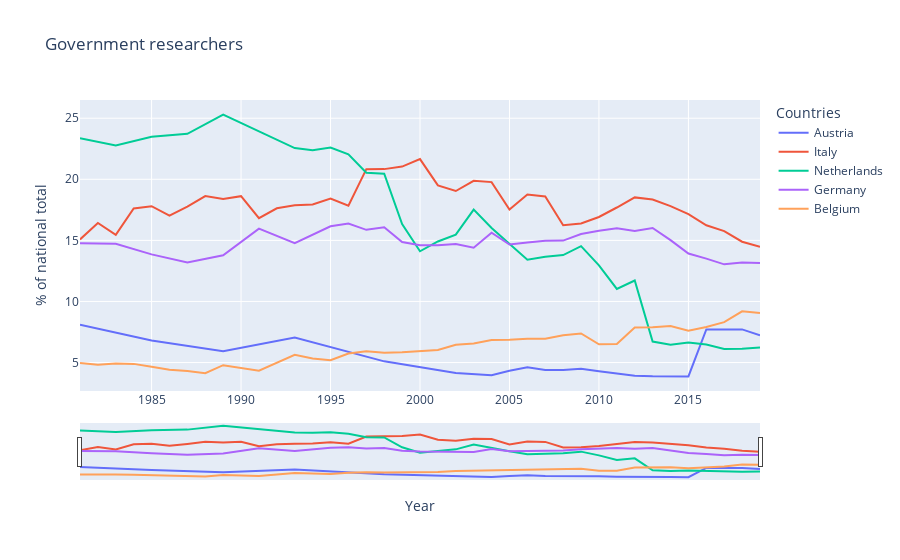
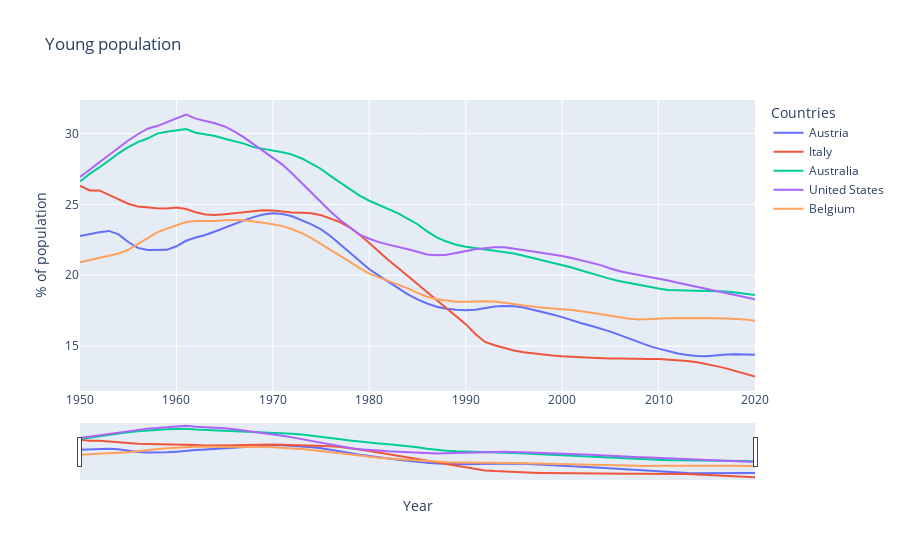
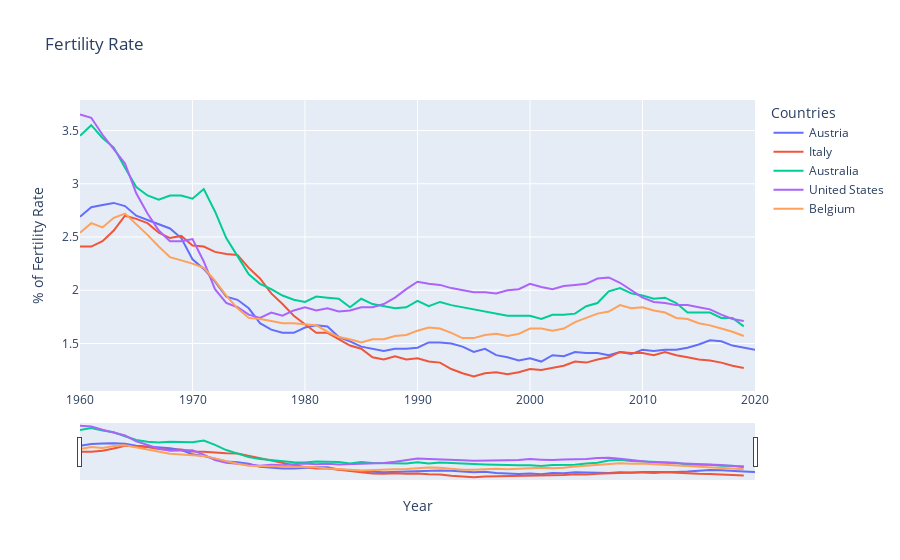
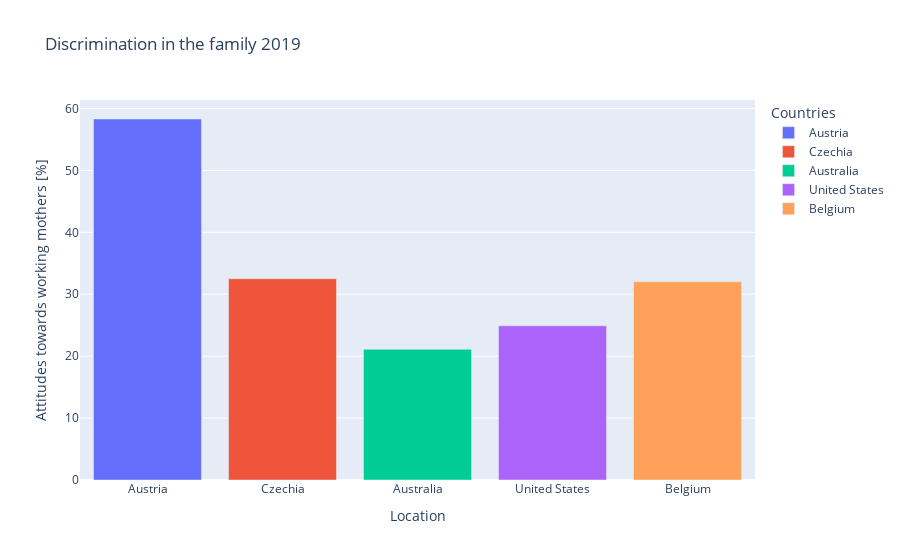

Notebook source saved alongside these figures, in order:
### Code cell
# =========== final program ============
plot_lineplot1()
plot_lineplot2()
plot_lineplot3()
plot_barplot1()
plot_barplot2()
plot_barplot3()
plot_scatterplot1()
plot_scatterplot2()
plot_scatterplot3()

### Figure 1 — Plotly figure (JSON) as saved in the notebook; plotly's stock layout.template omitted (floating-point values rounded to 4 significant figures)
{"data": [{"hovertemplate": "LOCATION=Austria<br>TIME=%{x}<br>Value=%{y}<extra></extra>", "legendgroup": "Austria", "line": {"color": "#636efa", "dash": "solid"}, "marker": {"symbol": "circle"}, "mode": "lines", "name": "Austria", "orientation": "v", "showlegend": true, "x": [1981, 1985, 1989, 1993, 1998, 2002, 2004, 2005, 2006, 2007, 2008, 2009, 2010, 2011, 2012, 2013, 2014, 2015, 2016, 2017, 2018, 2019], "xaxis": "x", "y": [8.09, 6.808, 5.921, 7.051, 5.098, 4.14, 3.968, 4.326, 4.618, 4.385, 4.385, 4.498, 4.286, 4.072, 3.916, 3.876, 3.88, 3.861, 7.713, 7.712, 7.713, 7.23], "yaxis": "y", "type": "scatter"}, {"hovertemplate": "LOCATION=Italy<br>TIME=%{x}<br>Value=%{y}<extra></extra>", "legendgroup": "Italy", "line": {"color": "#EF553B", "dash": "solid"}, "marker": {"symbol": "circle"}, "mode": "lines", "name": "Italy", "orientation": "v", "showlegend": true, "x": [1981, 1982, 1983, 1984, 1985, 1986, 1987, 1988, 1989, 1990, 1991, 1992, 1993, 1994, 1995, 1996, 1997, 1998, 1999, 2000, 2001, 2002, 2003, 2004, 2005, 2006, 2007, 2008, 2009, 2010, 2011, 2012, 2013, 2014, 2015, 2016, 2017, 2018, 2019], "xaxis": "x", "y": [15.08, 16.42, 15.45, 17.61, 17.8, 17.02, 17.77, 18.63, 18.38, 18.62, 16.82, 17.63, 17.87, 17.94, 18.42, 17.84, 20.83, 20.83, 21.04, 21.65, 19.5, 19.04, 19.87, 19.77, 17.52, 18.76, 18.59, 16.24, 16.38, 16.92, 17.69, 18.52, 18.35, 17.81, 17.15, 16.24, 15.76, 14.89, 14.47], "yaxis": "y", "type": "scatter"}, {"hovertemplate": "LOCATION=Netherlands<br>TIME=%{x}<br>Value=%{y}<extra></extra>", "legendgroup": "Netherlands", "line": {"color": "#00cc96", "dash": "solid"}, "marker": {"symbol": "circle"}, "mode": "lines", "name": "Netherlands", "orientation": "v", "showlegend": true, "x": [1981, 1983, 1985, 1987, 1989, 1993, 1994, 1995, 1996, 1997, 1998, 1999, 2000, 2001, 2002, 2003, 2004, 2005, 2006, 2007, 2008, 2009, 2010, 2011, 2012, 2013, 2014, 2015, 2016, 2017, 2018, 2019], "xaxis": "x", "y": [23.36, 22.78, 23.48, 23.73, 25.3, 22.55, 22.38, 22.6, 22.04, 20.54, 20.46, 16.34, 14.11, 14.91, 15.48, 17.51, 16.02, 14.69, 13.42, 13.67, 13.8, 14.52, 12.96, 11.02, 11.72, 6.715, 6.466, 6.633, 6.469, 6.112, 6.122, 6.225], "yaxis": "y", "type": "scatter"}, {"hovertemplate": "LOCATION=Germany<br>TIME=%{x}<br>Value=%{y}<extra></extra>", "legendgroup": "Germany", "line": {"color": "#ab63fa", "dash": "solid"}, "marker": {"symbol": "circle"}, "mode": "lines", "name": "Germany", "orientation": "v", "showlegend": true, "x": [1981, 1983, 1985, 1987, 1989, 1991, 1993, 1995, 1996, 1997, 1998, 1999, 2000, 2001, 2002, 2003, 2004, 2005, 2006, 2007, 2008, 2009, 2010, 2011, 2012, 2013, 2014, 2015, 2016, 2017, 2018, 2019], "xaxis": "x", "y": [14.76, 14.72, 13.86, 13.2, 13.79, 15.96, 14.78, 16.15, 16.37, 15.86, 16.07, 14.86, 14.61, 14.6, 14.7, 14.4, 15.62, 14.67, 14.83, 14.98, 14.98, 15.52, 15.79, 16.0, 15.78, 16.01, 15.02, 13.92, 13.51, 13.04, 13.19, 13.14], "yaxis": "y", "type": "scatter"}, {"hovertemplate": "LOCATION=Belgium<br>TIME=%{x}<br>Value=%{y}<extra></extra>", "legendgroup": "Belgium", "line": {"color": "#FFA15A", "dash": "solid"}, "marker": {"symbol": "circle"}, "mode": "lines", "name": "Belgium", "orientation": "v", "showlegend": true, "x": [1981, 1982, 1983, 1984, 1985, 1986, 1987, 1988, 1989, 1991, 1993, 1994, 1995, 1996, 1997, 1998, 1999, 2000, 2001, 2002, 2003, 2004, 2005, 2006, 2007, 2008, 2009, 2010, 2011, 2012, 2013, 2014, 2015, 2016, 2017, 2018, 2019], "xaxis": "x", "y": [4.958, 4.81, 4.929, 4.89, 4.648, 4.413, 4.307, 4.133, 4.784, 4.336, 5.636, 5.33, 5.186, 5.733, 5.92, 5.793, 5.846, 5.923, 6.022, 6.456, 6.554, 6.835, 6.859, 6.949, 6.956, 7.235, 7.377, 6.49, 6.515, 7.876, 7.889, 7.993, 7.6, 7.903, 8.305, 9.195, 9.057], "yaxis": "y", "type": "scatter"}], "layout": {"xaxis": {"anchor": "y", "domain": [0.0, 1.0], "title": {"text": "Year"}, "rangeslider": {"visible": true}}, "yaxis": {"anchor": "x", "domain": [0.0, 1.0], "title": {"text": "% of national total"}}, "legend": {"title": {"text": "Countries"}, "tracegroupgap": 0}, "title": {"text": "Government researchers"}}}

### Figure 2 — Plotly figure (JSON) as saved in the notebook; plotly's stock layout.template omitted (floating-point values rounded to 4 significant figures)
{"data": [{"hovertemplate": "LOCATION=Austria<br>TIME=%{x}<br>Value=%{y}<extra></extra>", "legendgroup": "Austria", "line": {"color": "#636efa", "dash": "solid"}, "marker": {"symbol": "circle"}, "mode": "lines", "name": "Austria", "orientation": "v", "showlegend": true, "x": [1950, 1951, 1952, 1953, 1954, 1955, 1956, 1957, 1958, 1959, 1960, 1961, 1962, 1963, 1964, 1965, 1966, 1967, 1968, 1969, 1970, 1971, 1972, 1973, 1974, 1975, 1976, 1977, 1978, 1979, 1980, 1981, 1982, 1983, 1984, 1985, 1986, 1987, 1988, 1989, 1990, 1991, 1992, 1993, 1994, 1995, 1996, 1997, 1998, 1999, 2000, 2001, 2002, 2003, 2004, 2005, 2006, 2007, 2008, 2009, 2010, 2011, 2012, 2013, 2014, 2015, 2016, 2017, 2018, 2019, 2020], "xaxis": "x", "y": [22.76, 22.92, 23.03, 23.13, 22.88, 22.34, 21.93, 21.77, 21.76, 21.79, 22.04, 22.43, 22.66, 22.84, 23.08, 23.36, 23.62, 23.86, 24.09, 24.29, 24.36, 24.32, 24.16, 23.9, 23.59, 23.23, 22.75, 22.17, 21.56, 20.96, 20.42, 19.97, 19.54, 19.09, 18.65, 18.29, 18.0, 17.78, 17.64, 17.56, 17.52, 17.57, 17.69, 17.79, 17.83, 17.81, 17.73, 17.58, 17.41, 17.23, 17.04, 16.82, 16.62, 16.43, 16.23, 16.02, 15.77, 15.51, 15.25, 15.02, 14.82, 14.65, 14.49, 14.37, 14.3, 14.28, 14.36, 14.42, 14.43, 14.42, 14.39], "yaxis": "y", "type": "scatter"}, {"hovertemplate": "LOCATION=Italy<br>TIME=%{x}<br>Value=%{y}<extra></extra>", "legendgroup": "Italy", "line": {"color": "#EF553B", "dash": "solid"}, "marker": {"symbol": "circle"}, "mode": "lines", "name": "Italy", "orientation": "v", "showlegend": true, "x": [1950, 1951, 1952, 1953, 1954, 1955, 1956, 1957, 1958, 1959, 1960, 1961, 1962, 1963, 1964, 1965, 1966, 1967, 1968, 1969, 1970, 1971, 1972, 1973, 1974, 1975, 1976, 1977, 1978, 1979, 1980, 1981, 1982, 1983, 1984, 1985, 1986, 1987, 1988, 1989, 1990, 1991, 1992, 1993, 1994, 1995, 1996, 1997, 1998, 1999, 2000, 2001, 2002, 2003, 2004, 2005, 2006, 2007, 2008, 2009, 2010, 2011, 2012, 2013, 2014, 2015, 2016, 2017, 2018, 2019, 2020], "xaxis": "x", "y": [26.32, 25.98, 25.98, 25.68, 25.36, 25.05, 24.85, 24.78, 24.73, 24.71, 24.77, 24.67, 24.44, 24.29, 24.25, 24.3, 24.37, 24.46, 24.54, 24.59, 24.57, 24.49, 24.43, 24.41, 24.37, 24.24, 24.01, 23.74, 23.36, 22.86, 22.27, 21.65, 21.05, 20.51, 19.94, 19.37, 18.79, 18.2, 17.63, 17.07, 16.55, 15.86, 15.29, 15.06, 14.86, 14.69, 14.57, 14.47, 14.39, 14.33, 14.28, 14.23, 14.21, 14.19, 14.15, 14.13, 14.12, 14.1, 14.08, 14.09, 14.09, 14.06, 14.01, 13.95, 13.86, 13.74, 13.59, 13.43, 13.26, 13.06, 12.86], "yaxis": "y", "type": "scatter"}, {"hovertemplate": "LOCATION=Australia<br>TIME=%{x}<br>Value=%{y}<extra></extra>", "legendgroup": "Australia", "line": {"color": "#00cc96", "dash": "solid"}, "marker": {"symbol": "circle"}, "mode": "lines", "name": "Australia", "orientation": "v", "showlegend": true, "x": [1950, 1951, 1952, 1953, 1954, 1955, 1956, 1957, 1958, 1959, 1960, 1961, 1962, 1963, 1964, 1965, 1966, 1967, 1968, 1969, 1970, 1971, 1972, 1973, 1974, 1975, 1976, 1977, 1978, 1979, 1980, 1981, 1982, 1983, 1984, 1985, 1986, 1987, 1988, 1989, 1990, 1991, 1992, 1993, 1994, 1995, 1996, 1997, 1998, 1999, 2000, 2001, 2002, 2003, 2004, 2005, 2006, 2007, 2008, 2009, 2010, 2011, 2012, 2013, 2014, 2015, 2016, 2017, 2018, 2019, 2020], "xaxis": "x", "y": [26.6, 27.15, 27.6, 28.12, 28.59, 29.04, 29.39, 29.64, 29.99, 30.12, 30.21, 30.31, 30.05, 29.92, 29.82, 29.63, 29.48, 29.28, 29.03, 28.92, 28.83, 28.68, 28.51, 28.23, 27.87, 27.49, 26.99, 26.52, 26.07, 25.62, 25.25, 24.96, 24.66, 24.37, 23.98, 23.6, 23.1, 22.67, 22.37, 22.15, 22.0, 21.9, 21.82, 21.73, 21.63, 21.53, 21.37, 21.21, 21.05, 20.89, 20.72, 20.55, 20.34, 20.13, 19.94, 19.74, 19.57, 19.43, 19.3, 19.17, 19.06, 18.95, 18.93, 18.93, 18.91, 18.89, 18.9, 18.86, 18.78, 18.7, 18.6], "yaxis": "y", "type": "scatter"}, {"hovertemplate": "LOCATION=United States<br>TIME=%{x}<br>Value=%{y}<extra></extra>", "legendgroup": "United States", "line": {"color": "#ab63fa", "dash": "solid"}, "marker": {"symbol": "circle"}, "mode": "lines", "name": "United States", "orientation": "v", "showlegend": true, "x": [1950, 1951, 1952, 1953, 1954, 1955, 1956, 1957, 1958, 1959, 1960, 1961, 1962, 1963, 1964, 1965, 1966, 1967, 1968, 1969, 1970, 1971, 1972, 1973, 1974, 1975, 1976, 1977, 1978, 1979, 1980, 1981, 1982, 1983, 1984, 1985, 1986, 1987, 1988, 1989, 1990, 1991, 1992, 1993, 1994, 1995, 1996, 1997, 1998, 1999, 2000, 2001, 2002, 2003, 2004, 2005, 2006, 2007, 2008, 2009, 2010, 2011, 2012, 2013, 2014, 2015, 2016, 2017, 2018, 2019, 2020], "xaxis": "x", "y": [26.92, 27.44, 27.98, 28.49, 29.0, 29.5, 29.94, 30.33, 30.52, 30.78, 31.04, 31.33, 31.04, 30.89, 30.72, 30.49, 30.15, 29.72, 29.24, 28.74, 28.26, 27.8, 27.18, 26.5, 25.81, 25.17, 24.48, 23.88, 23.34, 22.86, 22.57, 22.34, 22.16, 22.01, 21.83, 21.66, 21.46, 21.4, 21.45, 21.56, 21.69, 21.84, 21.91, 21.97, 21.97, 21.88, 21.79, 21.67, 21.56, 21.49, 21.36, 21.21, 21.06, 20.9, 20.71, 20.48, 20.28, 20.14, 20.03, 19.91, 19.79, 19.63, 19.47, 19.33, 19.18, 19.03, 18.89, 18.76, 18.63, 18.46, 18.3], "yaxis": "y", "type": "scatter"}, {"hovertemplate": "LOCATION=Belgium<br>TIME=%{x}<br>Value=%{y}<extra></extra>", "legendgroup": "Belgium", "line": {"color": "#FFA15A", "dash": "solid"}, "marker": {"symbol": "circle"}, "mode": "lines", "name": "Belgium", "orientation": "v", "showlegend": true, "x": [1950, 1951, 1952, 1953, 1954, 1955, 1956, 1957, 1958, 1959, 1960, 1961, 1962, 1963, 1964, 1965, 1966, 1967, 1968, 1969, 1970, 1971, 1972, 1973, 1974, 1975, 1976, 1977, 1978, 1979, 1980, 1981, 1982, 1983, 1984, 1985, 1986, 1987, 1988, 1989, 1990, 1991, 1992, 1993, 1994, 1995, 1996, 1997, 1998, 1999, 2000, 2001, 2002, 2003, 2004, 2005, 2006, 2007, 2008, 2009, 2010, 2011, 2012, 2013, 2014, 2015, 2016, 2017, 2018, 2019, 2020], "xaxis": "x", "y": [20.91, 21.06, 21.22, 21.36, 21.53, 21.79, 22.2, 22.66, 23.03, 23.28, 23.53, 23.75, 23.82, 23.81, 23.83, 23.87, 23.9, 23.88, 23.8, 23.69, 23.59, 23.46, 23.24, 22.97, 22.62, 22.21, 21.8, 21.37, 20.94, 20.5, 20.11, 19.84, 19.6, 19.35, 19.08, 18.75, 18.48, 18.3, 18.19, 18.12, 18.12, 18.15, 18.17, 18.15, 18.08, 17.97, 17.86, 17.77, 17.7, 17.65, 17.61, 17.55, 17.46, 17.35, 17.24, 17.13, 17.04, 16.93, 16.88, 16.89, 16.93, 16.96, 16.98, 16.99, 16.99, 16.98, 16.96, 16.95, 16.93, 16.88, 16.79], "yaxis": "y", "type": "scatter"}], "layout": {"xaxis": {"anchor": "y", "domain": [0.0, 1.0], "title": {"text": "Year"}, "rangeslider": {"visible": true}}, "yaxis": {"anchor": "x", "domain": [0.0, 1.0], "title": {"text": "% of population"}}, "legend": {"title": {"text": "Countries"}, "tracegroupgap": 0}, "title": {"text": "Young population"}}}

### Figure 3 — Plotly figure (JSON) as saved in the notebook; plotly's stock layout.template omitted (floating-point values rounded to 4 significant figures)
{"data": [{"hovertemplate": "LOCATION=Austria<br>TIME=%{x}<br>Value=%{y}<extra></extra>", "legendgroup": "Austria", "line": {"color": "#636efa", "dash": "solid"}, "marker": {"symbol": "circle"}, "mode": "lines", "name": "Austria", "orientation": "v", "showlegend": true, "x": [1960, 1961, 1962, 1963, 1964, 1965, 1966, 1967, 1968, 1969, 1970, 1971, 1972, 1973, 1974, 1975, 1976, 1977, 1978, 1979, 1980, 1981, 1982, 1983, 1984, 1985, 1986, 1987, 1988, 1989, 1990, 1991, 1992, 1993, 1994, 1995, 1996, 1997, 1998, 1999, 2000, 2001, 2002, 2003, 2004, 2005, 2006, 2007, 2008, 2009, 2010, 2011, 2012, 2013, 2014, 2015, 2016, 2017, 2018, 2019, 2020], "xaxis": "x", "y": [2.69, 2.78, 2.8, 2.82, 2.79, 2.7, 2.66, 2.62, 2.58, 2.49, 2.29, 2.2, 2.08, 1.94, 1.91, 1.83, 1.69, 1.63, 1.6, 1.6, 1.65, 1.67, 1.66, 1.56, 1.52, 1.47, 1.45, 1.43, 1.45, 1.45, 1.46, 1.51, 1.51, 1.5, 1.47, 1.42, 1.45, 1.39, 1.37, 1.34, 1.36, 1.33, 1.39, 1.38, 1.42, 1.41, 1.41, 1.39, 1.42, 1.4, 1.44, 1.43, 1.44, 1.44, 1.46, 1.49, 1.53, 1.52, 1.48, 1.46, 1.44], "yaxis": "y", "type": "scatter"}, {"hovertemplate": "LOCATION=Italy<br>TIME=%{x}<br>Value=%{y}<extra></extra>", "legendgroup": "Italy", "line": {"color": "#EF553B", "dash": "solid"}, "marker": {"symbol": "circle"}, "mode": "lines", "name": "Italy", "orientation": "v", "showlegend": true, "x": [1960, 1961, 1962, 1963, 1964, 1965, 1966, 1967, 1968, 1969, 1970, 1971, 1972, 1973, 1974, 1975, 1976, 1977, 1978, 1979, 1980, 1981, 1982, 1983, 1984, 1985, 1986, 1987, 1988, 1989, 1990, 1991, 1992, 1993, 1994, 1995, 1996, 1997, 1998, 1999, 2000, 2001, 2002, 2003, 2004, 2005, 2006, 2007, 2008, 2009, 2010, 2011, 2012, 2013, 2014, 2015, 2016, 2017, 2018, 2019], "xaxis": "x", "y": [2.41, 2.41, 2.46, 2.56, 2.7, 2.67, 2.63, 2.54, 2.49, 2.51, 2.42, 2.41, 2.36, 2.34, 2.33, 2.21, 2.11, 1.97, 1.87, 1.76, 1.68, 1.6, 1.6, 1.54, 1.48, 1.45, 1.37, 1.35, 1.38, 1.35, 1.36, 1.33, 1.32, 1.26, 1.22, 1.19, 1.22, 1.23, 1.21, 1.23, 1.26, 1.25, 1.27, 1.29, 1.33, 1.32, 1.35, 1.37, 1.42, 1.41, 1.41, 1.39, 1.42, 1.39, 1.37, 1.35, 1.34, 1.32, 1.29, 1.27], "yaxis": "y", "type": "scatter"}, {"hovertemplate": "LOCATION=Australia<br>TIME=%{x}<br>Value=%{y}<extra></extra>", "legendgroup": "Australia", "line": {"color": "#00cc96", "dash": "solid"}, "marker": {"symbol": "circle"}, "mode": "lines", "name": "Australia", "orientation": "v", "showlegend": true, "x": [1960, 1961, 1962, 1963, 1964, 1965, 1966, 1967, 1968, 1969, 1970, 1971, 1972, 1973, 1974, 1975, 1976, 1977, 1978, 1979, 1980, 1981, 1982, 1983, 1984, 1985, 1986, 1987, 1988, 1989, 1990, 1991, 1992, 1993, 1994, 1995, 1996, 1997, 1998, 1999, 2000, 2001, 2002, 2003, 2004, 2005, 2006, 2007, 2008, 2009, 2010, 2011, 2012, 2013, 2014, 2015, 2016, 2017, 2018, 2019], "xaxis": "x", "y": [3.45, 3.55, 3.43, 3.34, 3.15, 2.97, 2.89, 2.85, 2.89, 2.89, 2.86, 2.95, 2.74, 2.49, 2.32, 2.15, 2.06, 2.01, 1.95, 1.91, 1.89, 1.94, 1.93, 1.92, 1.84, 1.92, 1.87, 1.85, 1.83, 1.84, 1.9, 1.85, 1.89, 1.86, 1.84, 1.82, 1.8, 1.78, 1.76, 1.76, 1.76, 1.73, 1.77, 1.77, 1.78, 1.85, 1.88, 1.99, 2.02, 1.97, 1.95, 1.92, 1.93, 1.88, 1.79, 1.79, 1.79, 1.74, 1.74, 1.66], "yaxis": "y", "type": "scatter"}, {"hovertemplate": "LOCATION=United States<br>TIME=%{x}<br>Value=%{y}<extra></extra>", "legendgroup": "United States", "line": {"color": "#ab63fa", "dash": "solid"}, "marker": {"symbol": "circle"}, "mode": "lines", "name": "United States", "orientation": "v", "showlegend": true, "x": [1960, 1961, 1962, 1963, 1964, 1965, 1966, 1967, 1968, 1969, 1970, 1971, 1972, 1973, 1974, 1975, 1976, 1977, 1978, 1979, 1980, 1981, 1982, 1983, 1984, 1985, 1986, 1987, 1988, 1989, 1990, 1991, 1992, 1993, 1994, 1995, 1996, 1997, 1998, 1999, 2000, 2001, 2002, 2003, 2004, 2005, 2006, 2007, 2008, 2009, 2010, 2011, 2012, 2013, 2014, 2015, 2016, 2017, 2018, 2019], "xaxis": "x", "y": [3.65, 3.62, 3.46, 3.32, 3.19, 2.91, 2.72, 2.56, 2.46, 2.46, 2.48, 2.27, 2.01, 1.88, 1.84, 1.77, 1.74, 1.79, 1.76, 1.81, 1.84, 1.81, 1.83, 1.8, 1.81, 1.84, 1.84, 1.87, 1.93, 2.01, 2.08, 2.06, 2.05, 2.02, 2.0, 1.98, 1.98, 1.97, 2.0, 2.01, 2.06, 2.03, 2.01, 2.04, 2.05, 2.06, 2.11, 2.12, 2.07, 2.0, 1.93, 1.89, 1.88, 1.86, 1.86, 1.84, 1.82, 1.77, 1.73, 1.71], "yaxis": "y", "type": "scatter"}, {"hovertemplate": "LOCATION=Belgium<br>TIME=%{x}<br>Value=%{y}<extra></extra>", "legendgroup": "Belgium", "line": {"color": "#FFA15A", "dash": "solid"}, "marker": {"symbol": "circle"}, "mode": "lines", "name": "Belgium", "orientation": "v", "showlegend": true, "x": [1960, 1961, 1962, 1963, 1964, 1965, 1966, 1967, 1968, 1969, 1970, 1971, 1972, 1973, 1974, 1975, 1976, 1977, 1978, 1979, 1980, 1981, 1982, 1983, 1984, 1985, 1986, 1987, 1988, 1989, 1990, 1991, 1992, 1993, 1994, 1995, 1996, 1997, 1998, 1999, 2000, 2001, 2002, 2003, 2004, 2005, 2006, 2007, 2008, 2009, 2010, 2011, 2012, 2013, 2014, 2015, 2016, 2017, 2018, 2019], "xaxis": "x", "y": [2.54, 2.63, 2.59, 2.68, 2.72, 2.62, 2.52, 2.41, 2.31, 2.28, 2.25, 2.21, 2.09, 1.95, 1.83, 1.74, 1.73, 1.71, 1.69, 1.69, 1.68, 1.67, 1.61, 1.56, 1.54, 1.51, 1.54, 1.54, 1.57, 1.58, 1.62, 1.65, 1.64, 1.6, 1.55, 1.55, 1.58, 1.59, 1.57, 1.59, 1.64, 1.64, 1.62, 1.64, 1.7, 1.74, 1.78, 1.8, 1.86, 1.83, 1.84, 1.81, 1.79, 1.74, 1.73, 1.69, 1.67, 1.64, 1.61, 1.57], "yaxis": "y", "type": "scatter"}], "layout": {"xaxis": {"anchor": "y", "domain": [0.0, 1.0], "title": {"text": "Year"}, "rangeslider": {"visible": true}}, "yaxis": {"anchor": "x", "domain": [0.0, 1.0], "title": {"text": "% of Fertility Rate"}}, "legend": {"title": {"text": "Countries"}, "tracegroupgap": 0}, "title": {"text": "Fertility Rate"}}}

### Figure 4 — Plotly figure (JSON) as saved in the notebook; plotly's stock layout.template omitted (floating-point values rounded to 4 significant figures)
{"data": [{"alignmentgroup": "True", "hovertemplate": "LOCATION=%{x}<br>Value=%{y}<extra></extra>", "legendgroup": "Austria", "marker": {"color": "#636efa", "pattern": {"shape": ""}}, "name": "Austria", "offsetgroup": "Austria", "orientation": "v", "showlegend": true, "textposition": "auto", "x": ["Austria"], "xaxis": "x", "y": [58.3], "yaxis": "y", "type": "bar"}, {"alignmentgroup": "True", "hovertemplate": "LOCATION=%{x}<br>Value=%{y}<extra></extra>", "legendgroup": "Czechia", "marker": {"color": "#EF553B", "pattern": {"shape": ""}}, "name": "Czechia", "offsetgroup": "Czechia", "orientation": "v", "showlegend": true, "textposition": "auto", "x": ["Czechia"], "xaxis": "x", "y": [32.5], "yaxis": "y", "type": "bar"}, {"alignmentgroup": "True", "hovertemplate": "LOCATION=%{x}<br>Value=%{y}<extra></extra>", "legendgroup": "Australia", "marker": {"color": "#00cc96", "pattern": {"shape": ""}}, "name": "Australia", "offsetgroup": "Australia", "orientation": "v", "showlegend": true, "textposition": "auto", "x": ["Australia"], "xaxis": "x", "y": [21.1], "yaxis": "y", "type": "bar"}, {"alignmentgroup": "True", "hovertemplate": "LOCATION=%{x}<br>Value=%{y}<extra></extra>", "legendgroup": "United States", "marker": {"color": "#ab63fa", "pattern": {"shape": ""}}, "name": "United States", "offsetgroup": "United States", "orientation": "v", "showlegend": true, "textposition": "auto", "x": ["United States"], "xaxis": "x", "y": [24.9], "yaxis": "y", "type": "bar"}, {"alignmentgroup": "True", "hovertemplate": "LOCATION=%{x}<br>Value=%{y}<extra></extra>", "legendgroup": "Belgium", "marker": {"color": "#FFA15A", "pattern": {"shape": ""}}, "name": "Belgium", "offsetgroup": "Belgium", "orientation": "v", "showlegend": true, "textposition": "auto", "x": ["Belgium"], "xaxis": "x", "y": [32.0], "yaxis": "y", "type": "bar"}], "layout": {"xaxis": {"anchor": "y", "domain": [0.0, 1.0], "title": {"text": "Location"}, "categoryorder": "array", "categoryarray": ["Austria", "Czechia", "Australia", "United States", "Belgium"]}, "yaxis": {"anchor": "x", "domain": [0.0, 1.0], "title": {"text": "Attitudes towards working mothers [%]"}}, "legend": {"title": {"text": "Countries"}, "tracegroupgap": 0}, "title": {"text": "Discrimination in the family 2019"}, "barmode": "relative"}}
